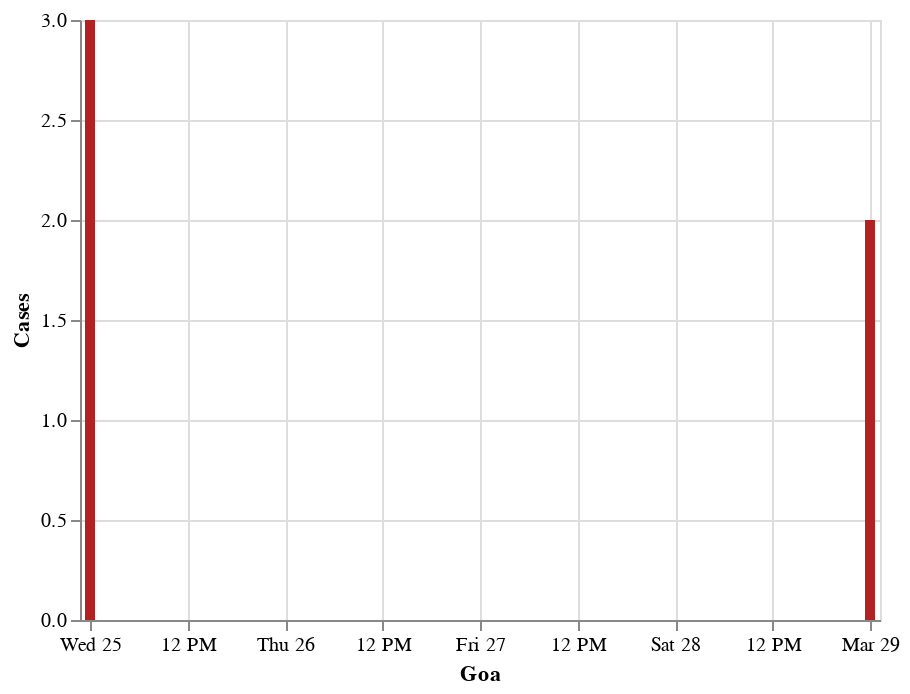

The code cell stored with this chart in its notebook:
### Code cell
#hide_input

wb_df=graph_df.query("detected_state == 'Goa'").reset_index()
wb_df=wb_df[["diagnosed_date",0]]
wb_df.rename(columns={0:'Cases'},inplace=True)
wb_df=wb_df.groupby("diagnosed_date").sum().reset_index()
#wb_df
alt.Chart(wb_df).mark_bar(color='firebrick').encode(
    alt.X('diagnosed_date', title='Goa'),
    alt.Y('sum(Cases)', title='Cases')
).interactive()

### Figure 1 — Vega-Lite specification as saved in the notebook (floating-point values rounded to 4 significant figures)
{"config": {"view": {"continuousWidth": 400, "continuousHeight": 300}}, "data": {"name": "data-7972a60011fec75d6524a7bdae5c2226"}, "mark": {"type": "bar", "color": "firebrick"}, "encoding": {"x": {"type": "temporal", "field": "diagnosed_date", "title": "Goa"}, "y": {"type": "quantitative", "aggregate": "sum", "field": "Cases", "title": "Cases"}}, "selection": {"selector126": {"type": "interval", "bind": "scales", "encodings": ["x", "y"]}}, "$schema": "https://vega.github.io/schema/vega-lite/v4.8.1.json", "datasets": {"data-7972a60011fec75d6524a7bdae5c2226": [{"diagnosed_date": "2020-03-25T00:00:00", "Cases": 3}, {"diagnosed_date": "2020-03-29T00:00:00", "Cases": 2}]}}
